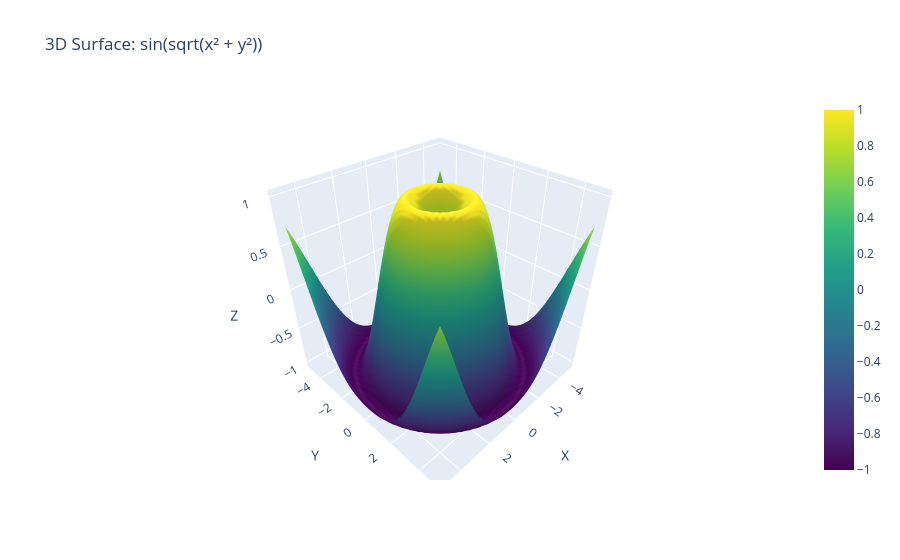

Notebook code cell kept with this figure:
### Code cell
# 3D Surface
x = np.linspace(-5, 5, 50)
y = np.linspace(-5, 5, 50)
X, Y = np.meshgrid(x, y)
Z = np.sin(np.sqrt(X**2 + Y**2))

fig = go.Figure(data=[go.Surface(z=Z, x=X, y=Y, colorscale='Viridis')])
fig.update_layout(
    title='3D Surface: sin(sqrt(x² + y²))',
    scene=dict(
        xaxis_title='X',
        yaxis_title='Y',
        zaxis_title='Z'
    )
)
fig.show()

### Figure 1 — Plotly figure (JSON) as saved in the notebook; plotly's stock layout.template omitted (floating-point values rounded to 4 significant figures; data arrays with more than 128 entries replaced by an {"elided": "..."} marker saying what was removed)
{"data": [{"colorscale": [[0.0, "#440154"], [0.1111, "#482878"], [0.2222, "#3e4989"], [0.3333, "#31688e"], [0.4444, "#26828e"], [0.5556, "#1f9e89"], [0.6667, "#35b779"], [0.7778, "#6ece58"], [0.8889, "#b5de2b"], [1.0, "#fde725"]], "type": "surface", "x": {"elided": "50x50 float values"}, "y": {"elided": "50x50 float values"}, "z": {"elided": "50x50 float values"}}], "layout": {"scene": {"xaxis": {"title": {"text": "X"}}, "yaxis": {"title": {"text": "Y"}}, "zaxis": {"title": {"text": "Z"}}}, "title": {"text": "3D Surface: sin(sqrt(x² + y²))"}}}
